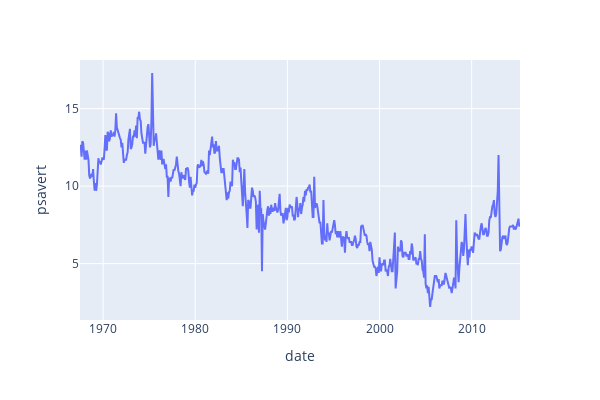

This figure's notebook cell:
### Code cell
px.line(data_frame = economics, x = 'date', y = 'psavert',
        width = 600, height = 400)

### Figure 1 — Plotly figure (JSON) as saved in the notebook; plotly's stock layout.template omitted (floating-point values rounded to 4 significant figures; data arrays with more than 128 entries replaced by an {"elided": "..."} marker saying what was removed)
{"data": [{"hovertemplate": "date=%{x}<br>psavert=%{y}<extra></extra>", "legendgroup": "", "line": {"color": "#636efa", "dash": "solid"}, "marker": {"symbol": "circle"}, "mode": "lines", "name": "", "orientation": "v", "showlegend": false, "type": "scatter", "x": {"elided": "574 str values"}, "xaxis": "x", "y": {"elided": "574 float values"}, "yaxis": "y"}], "layout": {"height": 400, "legend": {"tracegroupgap": 0}, "margin": {"t": 60}, "width": 600, "xaxis": {"anchor": "y", "autorange": true, "domain": [0, 1], "range": ["1967-07-01", "2015-04-01"], "title": {"text": "date"}, "type": "date"}, "yaxis": {"anchor": "x", "autorange": true, "domain": [0, 1], "range": [1.361, 18.14], "title": {"text": "psavert"}, "type": "linear"}}}
